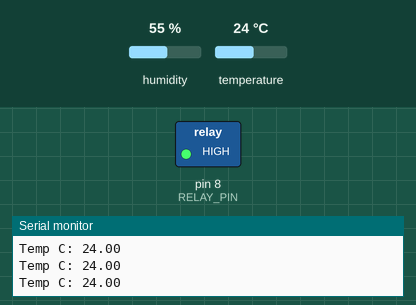
Simulated run of this sketch. Board: Arduino Uno, built with avr-gcc and run on an emulated ATmega328P. Parts: switched loads named in the sketch (green lamp = pin HIGH), the last lines printed to the serial monitor. Inputs (shaded band) come from the test bench; at power-on: temperature 24 °C, humidity 55 %.

Above: at 3.2 s.
3.3 s: temperature set to 28 °C
6.5 s: temperature set to 31 °C
At 8.7 s:
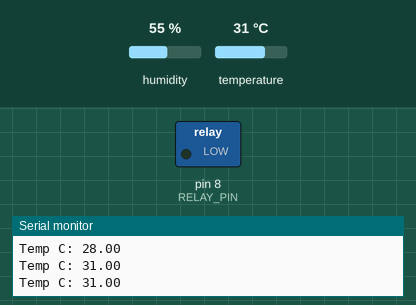
9.7 s: temperature set to 12 °C
At 10.2 s:
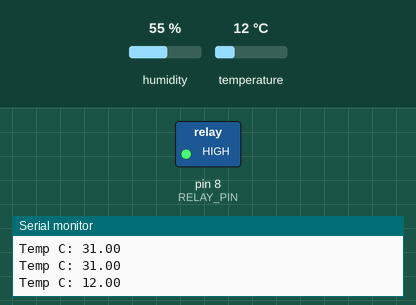
12.9 s: temperature set to 33 °C
At 15.7 s:
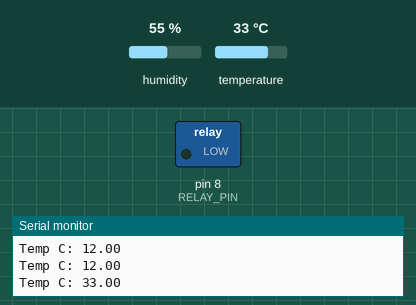
Timing chart, 0 to 17.1 s (numbered marks = the images above; inputs shaded):
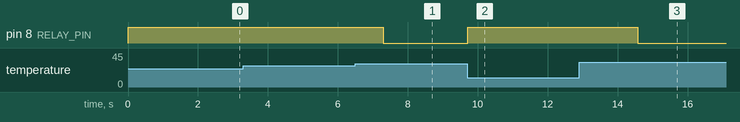

The sketch:

04_dht11_relay_fan_control.ino
```cpp
#include <DHT.h>

const int DHT_PIN = 2;
const int RELAY_PIN = 8;
const int TEMP_LIMIT = 30;

DHT dht(DHT_PIN, DHT11);

void setup() {
  pinMode(RELAY_PIN, OUTPUT);
  digitalWrite(RELAY_PIN, HIGH); // default OFF for active-LOW relay
  dht.begin();
  Serial.begin(9600);
}

void loop() {
  float tempC = dht.readTemperature();

  if (isnan(tempC)) {
    Serial.println("DHT read error");
    delay(1000);
    return;
  }

  Serial.print("Temp C: ");
  Serial.println(tempC);

  if (tempC >= TEMP_LIMIT) {
    digitalWrite(RELAY_PIN, LOW);  // ON for active-LOW relay
  } else {
    digitalWrite(RELAY_PIN, HIGH); // OFF
  }

  delay(1200);
}
```

Measured:
- the behaviour switches between 29 and 30 °C on temperature (found by bisection; images 0 and 1)
- after the input at 6.5 s, pin 8 (RELAY_PIN): HIGH → LOW after 0.80 s
- after the input at 9.7 s, pin 8 (RELAY_PIN): LOW → HIGH at once
- after the input at 12.9 s, pin 8 (RELAY_PIN): HIGH → LOW after 1.7 s
